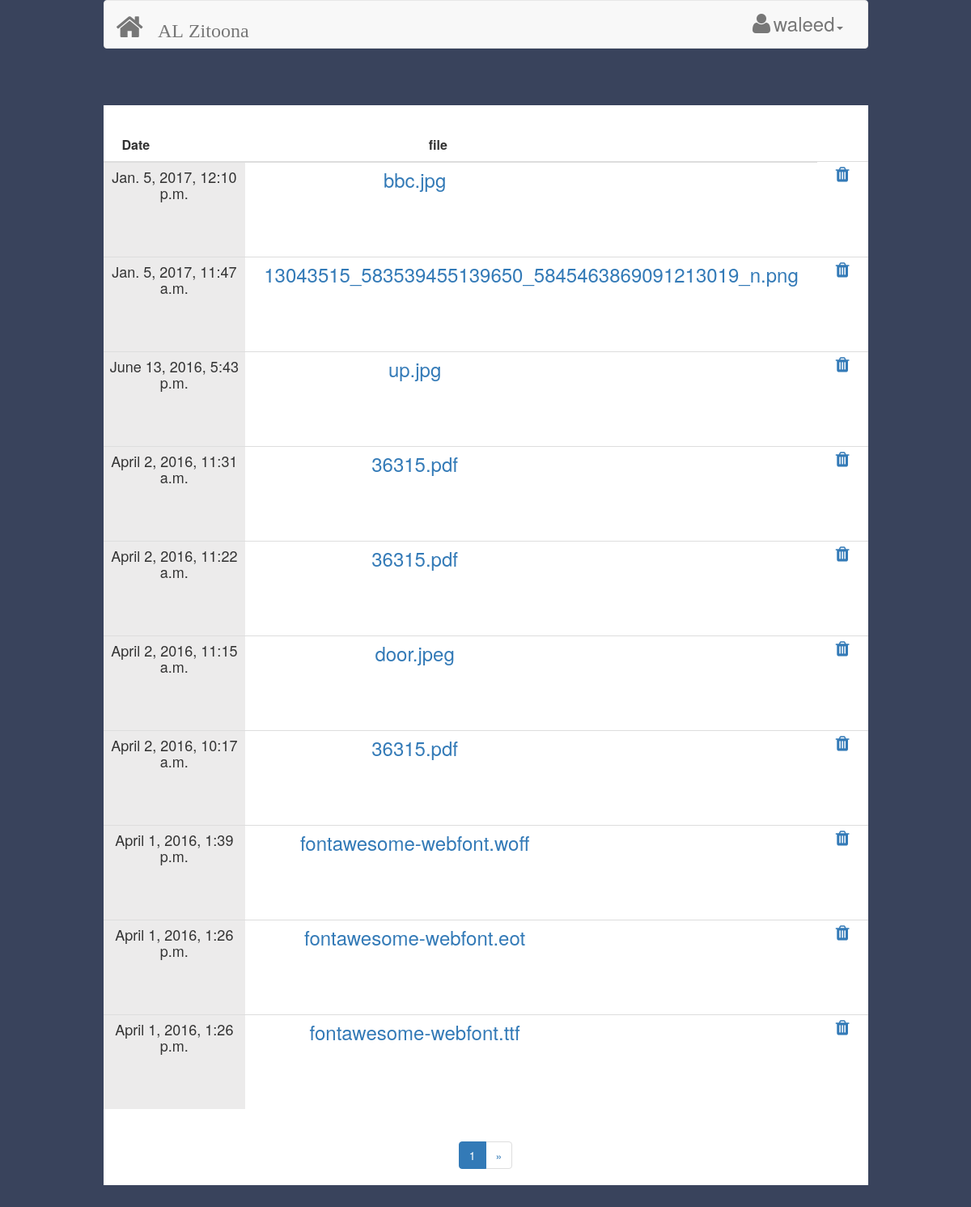
The page /home/library/Gallery/ (signed in) on the database its author committed.
### Questions/models.py (models this page shows, shortened)
class libarary(models.Model):
    uploader=models.CharField("Upload by",max_length=100,default="User")
    file_name=models.CharField("File Name",max_length=200,default="File")
    file_id=models.AutoField(primary_key=True,unique=True,default=None)
    file = models.FileField("file", upload_to=MEDIA_ROOT, default=None, null=True, blank=True)
    specialization = models.CharField("specialization", max_length=50, default="general")
    description=models.CharField("description",max_length=200,default="no description")
    date = models.DateTimeField("date", auto_now_add=True)
    weekday= models.IntegerField("week day",default=0)
    dayOfWeek=models.IntegerField("day Of Week",default=1)

### Questions/views.py (the view)
# urls.py: url(r'^home/library/Gallery/$', Files_Gallery),
def Files_Gallery(request):
    user = request.user
    files = libarary.objects.filter(uploader=user).order_by("-date")
    all_files = [mfile for mfile in files]
    ids = [mfile.file_id for mfile in files]
    file_names = [str(mfile.file_name) for mfile in files]
    file_dates = [str(mfile.date) for mfile in files]
    paginator = Paginator(files, 10)
    requested_page = request.GET.get('page')
    try:
        page = paginator.page(requested_page)
    except PageNotAnInteger:
        page = paginator.page(1)
    except EmptyPage:
        page = paginator.page(paginator.num_pages)
    bundle = zip(file_dates, ids, file_names,page.object_list)
    context = {"file": bundle,"page":page}
    return render(request, "Files_Gallery.html", context)

### templates/Files_Gallery.html (shortened to what this page needs)
{% load staticfiles %}
<html>
<head>
    <link href="{% static 'css/bootstrap.min.css'%}" rel="stylesheet">
    <link href="{% static 'css/font-awesome.min.css'%}" rel="stylesheet">
</head>
<body>
<div class="container">
    <div class="row">
        <div class="col-xs-10 col-xs-offset-1" >
             {% include 'Site_Bar.html'%}
         </div>
   <div class="col-xs-10 col-xs-offset-1" id="table">
            <div class="table-responsive" id="normal-table"
                 style="margin-top:50px;margin-bottom:50px;background-color:white">
                <table class="table table-hover" style="margin-top:30px">
                    <thead>
                    <tr>
                        <th><span class="col-xs-4">Date</span></th>
                        <th><span class="col-xs-8">file</span></th>
                    </tr>
                    </thead>
                    <tbody>
                    {% for item in file %}
                    <tr id="tr{{item.1}}">
                        <td style="background-color:#ECEBEB ;height:100px" class="col-xs-4"><span class="h4">{{item.3.date}}</span>
                        </td>
                        <td><a style="height:100px" href="{{item.1}}/" class="col-xs-7"><strong class="h3">{{item.2}}</strong></a></td>
                        <td><a style="height:100px" href="#" class="col-xs-1 delete" title="delete" id="{{item.1}}"><i class="fa fa-trash fa-lg"></i></a></td>
                    </tr>
                    {% endfor %}
                    </tbody>
                </table>
                 <div align="center">
                    <ul class="pagination pagination-centered">
                        <li class="active"><a href="?page={{ page.number }}">{{page.number}}</a></li>
                        {% if page.has_next %}
                        <li><a href="{{next}}{{ page.next_page_number }}">&raquo;</a></li>
                        {% endif %}
                    </ul>
                </div>
</div>
    </div>
        </div>
    </div>
</body>
</html>

### templates/Site_Bar.html (shortened to what this page needs)
<nav class="navbar navbar-default">
    <div class="container-fluid">
        <div class="navbar-header">
            <a class="navbar-brand" href="/home/"><i class="fa fa-home fa-2x">&nbsp;&nbsp;<strong class="h3">AL
                Zitoona</strong></i></a>
        </div>
        <div class="collapse navbar-collapse" id="myNavbar">
            <ul class="nav navbar-nav navbar-right">
                <li class="dropdown">
                    <a class="dropdown-toggle" data-toggle="dropdown" href="#"><i class="fa fa-user fa-2x"></i>&nbsp;<strong class="h3">{{request.user}}</strong><span class="caret"></span></a>
                </li>
            </ul>
        </div>
    </div>
</nav>

### templates/Files_Gallery.html (style rules this page uses)
td,th { text-align:center ; }
body { background-color:#39435c }

### rows shown on the page
libarary: date "Jan. 5, 2017, 12:10 p.m.", file_name "bbc.jpg"
libarary: date "Jan. 5, 2017, 11:47 a.m.", file_name "13043515_583539455139650_5845463869091213019_n.png"
libarary: date "June 13, 2016, 5:43 p.m.", file_name "up.jpg"
libarary: date "April 2, 2016, 11:31 a.m.", file_name "36315.pdf"
libarary: date "April 2, 2016, 11:22 a.m.", file_name "36315.pdf"
libarary: date "April 2, 2016, 11:15 a.m.", file_name "door.jpeg"
libarary: date "April 2, 2016, 10:17 a.m.", file_name "36315.pdf"
libarary: date "April 1, 2016, 1:39 p.m.", file_name "fontawesome-webfont.woff"
libarary: date "April 1, 2016, 1:26 p.m.", file_name "fontawesome-webfont.eot"
libarary: date "April 1, 2016, 1:26 p.m.", file_name "fontawesome-webfont.ttf"

### other values the page prints
{{ request.user }} "waleed"
{{ page.number }} "1"
